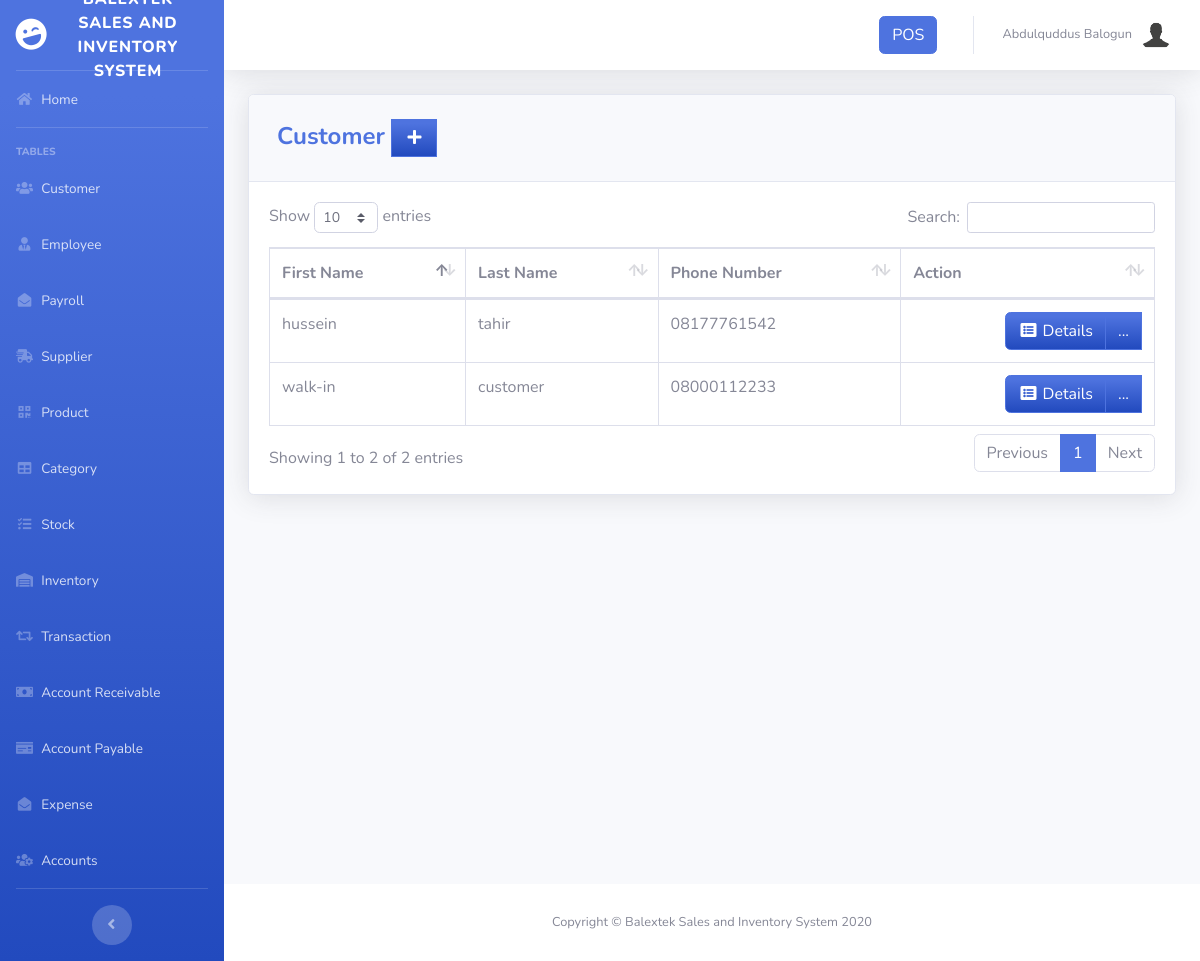
Page /pages/customer.php (signed in) on the committed database.
### tables this page shows
CREATE TABLE `customer` (
  `CUST_ID` int(11) NOT NULL,
  `FIRST_NAME` varchar(50) DEFAULT NULL,
  `LAST_NAME` varchar(50) DEFAULT NULL,
  `PHONE_NUMBER` varchar(11) DEFAULT NULL,
  `ADDRESS` varchar(255) DEFAULT NULL
);

### pages/customer.php (the view, shortened to what this page needs)
<?php
include'../includes/connection.php';
include'../includes/sidebar.php';
?>
            <div class="card shadow mb-4">
            <div class="card-header py-3">
              <h4 class="m-2 font-weight-bold text-primary">Customer&nbsp;<a  href="#" data-toggle="modal" data-target="#customerModal" type="button" class="btn btn-primary bg-gradient-primary" style="border-radius: 0px;"><i class="fas fa-fw fa-plus"></i></a></h4>
            </div>
            <div class="card-body">
              <div class="table-responsive">
                <table class="table table-bordered" id="dataTable" width="100%" cellspacing="0">
                  <thead>
                      <tr>
                        <th>First Name</th>
                        <th>Last Name</th>
                        <th>Phone Number</th>
                        <th>Action</th>
                      </tr>
                  </thead>
                  <tbody>
                    <?php
                      $query = 'SELECT * FROM customer';
                      $result = mysqli_query($db, $query) or die (mysqli_error($db));
                      while ($row = mysqli_fetch_assoc($result)) {
                      echo '<tr>';
                      echo '<td>'. $row['FIRST_NAME'].'</td>';
                      echo '<td>'. $row['LAST_NAME'].'</td>';
                      echo '<td>'. $row['PHONE_NUMBER'].'</td>';
                      echo '<td align="right"> <div class="btn-group">
                              <a type="button" class="btn btn-primary bg-gradient-primary" href="cust_searchfrm.php?action=edit & id='.$row['CUST_ID'] . '"><i class="fas fa-fw fa-list-alt"></i> Details</a>
                            <div class="btn-group">
                              <a type="button" class="btn btn-primary bg-gradient-primary dropdown no-arrow" data-toggle="dropdown" style="color:white;">
                              ... <span class="caret"></span></a>
                                  <a type="button" class="btn btn-warning bg-gradient-warning btn-block" style="border-radius: 0px;" href="cust_edit.php?action=edit & id='.$row['CUST_ID']. '">
                                  </a>
                                  <a type="button" class="btn btn-warning bg-gradient-danger btn-block" style="border-radius: 0px;" href="#" data-toggle="modal" data-target="#cust'.$row['CUST_ID'].'">
                                  </a>
                            <div class="modal fade" id="cust'.$row['CUST_ID'].'" tabindex="-1" role="dialog" aria-labelledby="DeleteModal" aria-hidden="true">
                                       <input type="hidden" class="form-control" name="id" value="'.$row['CUST_ID'].'" required>
                            </div>
                            </div>
                          </div> </td>';
                      echo '</tr> ';
                      }
                    ?>
                  </tbody>
                </table>
              </div>
            </div>
          </div>
<?php
include'../includes/footer.php';
?>

### rows in the picture
customer: FIRST_NAME "hussein", LAST_NAME "tahir", PHONE_NUMBER "08177761542"
customer: FIRST_NAME "walk-in", LAST_NAME "customer", PHONE_NUMBER "08000112233"

### other values in the picture
$_SESSION['FIRST_NAME'] "Abdulquddus"
$_SESSION['LAST_NAME'] "Balogun"
